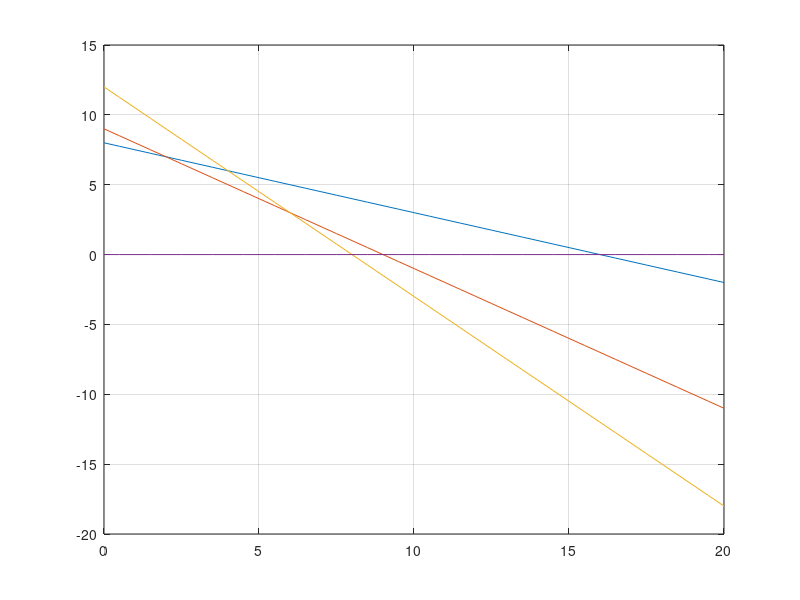

MATLAB code to generate this figure:
x1=[0:0.5:20];
y1=(16-x1)/2;
y2=9-x1;
y3=(24-3*x1)/2;
y4=0+0*x1;
plot(x1,y1,x1,y2,x1,y3,x1,y4);
grid;
hold on;

zmax=0;

x1=2; x2=7;
z=40*x1+30*x2;
if(z>zmax)
    zmax=z;
    x1_opt=x1;
    x2_opt=x2;
end
disp(z);

x1=6; x2=3;
z=40*x1+30*x2;
if(z>zmax)
    zmax=z;
    x1_opt=x1;
    x2_opt=x2;
end
disp(z);

x1=8; x2=0;
z=40*x1+30*x2;
if(z>zmax)
    zmax=z;
    x1_opt=x1;
    x2_opt=x2;
end
disp(z);

x1=0; x2=8;
z=40*x1+30*x2;
if(z>zmax)
    zmax=z;
    x1_opt=x1;
    x2_opt=x2;
end
disp(z);

fprintf('The maximum is %d for the value of x1 and x2 respectively %d and %d \n ',zmax,x1_opt,x2_opt);





